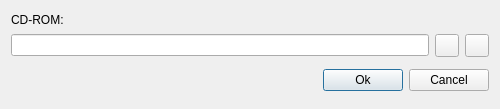
<?xml version="1.0" encoding="UTF-8"?>
<ui version="4.0">
 <class>ConfigureCdromDialog</class>
 <widget class="QDialog" name="ConfigureCdromDialog">
  <property name="geometry">
   <rect>
    <x>0</x>
    <y>0</y>
    <width>500</width>
    <height>109</height>
   </rect>
  </property>
  <property name="windowTitle">
   <string>Configure CD-ROM</string>
  </property>
  <layout class="QGridLayout" name="gridLayout">
   <item row="2" column="0" rowspan="2" colspan="4">
    <layout class="QHBoxLayout" name="horizontalLayout">
     <item>
      <spacer name="horizontalSpacer">
       <property name="orientation">
        <enum>Qt::Horizontal</enum>
       </property>
       <property name="sizeHint" stdset="0">
        <size>
         <width>175</width>
         <height>20</height>
        </size>
       </property>
      </spacer>
     </item>
     <item>
      <widget class="QPushButton" name="btnOk">
       <property name="text">
        <string>Ok</string>
       </property>
      </widget>
     </item>
     <item>
      <widget class="QPushButton" name="btnCancel">
       <property name="text">
        <string>Cancel</string>
       </property>
      </widget>
     </item>
    </layout>
   </item>
   <item row="1" column="3">
    <widget class="QToolButton" name="btnRemoveCdrom">
     <property name="text">
      <string/>
     </property>
     <property name="icon">
      <iconset resource="../../res/resource.qrc">
       <normaloff>:/images/edit-delete.png</normaloff>:/images/edit-delete.png</iconset>
     </property>
    </widget>
   </item>
   <item row="1" column="0" colspan="2">
    <widget class="QLineEdit" name="txtCdrom">
     <property name="enabled">
      <bool>true</bool>
     </property>
     <property name="readOnly">
      <bool>true</bool>
     </property>
    </widget>
   </item>
   <item row="1" column="2">
    <widget class="QToolButton" name="btnChooseCdrom">
     <property name="text">
      <string/>
     </property>
     <property name="icon">
      <iconset resource="../../res/resource.qrc">
       <normaloff>:/images/file-open_container_folder.png</normaloff>:/images/file-open_container_folder.png</iconset>
     </property>
    </widget>
   </item>
   <item row="0" column="0">
    <widget class="QLabel" name="lblCdrom">
     <property name="text">
      <string>CD-ROM:</string>
     </property>
    </widget>
   </item>
  </layout>
 </widget>
 <tabstops>
  <tabstop>txtCdrom</tabstop>
  <tabstop>btnChooseCdrom</tabstop>
  <tabstop>btnRemoveCdrom</tabstop>
  <tabstop>btnOk</tabstop>
  <tabstop>btnCancel</tabstop>
 </tabstops>
 <resources>
  <include location="../../res/resource.qrc"/>
 </resources>
 <connections>
  <connection>
   <sender>btnOk</sender>
   <signal>clicked()</signal>
   <receiver>ConfigureCdromDialog</receiver>
   <slot>accept()</slot>
   <hints>
    <hint type="sourcelabel">
     <x>241</x>
     <y>82</y>
    </hint>
    <hint type="destinationlabel">
     <x>199</x>
     <y>54</y>
    </hint>
   </hints>
  </connection>
  <connection>
   <sender>btnCancel</sender>
   <signal>clicked()</signal>
   <receiver>ConfigureCdromDialog</receiver>
   <slot>reject()</slot>
   <hints>
    <hint type="sourcelabel">
     <x>341</x>
     <y>82</y>
    </hint>
    <hint type="destinationlabel">
     <x>199</x>
     <y>54</y>
    </hint>
   </hints>
  </connection>
  <connection>
   <sender>btnChooseCdrom</sender>
   <signal>clicked()</signal>
   <receiver>ConfigureCdromDialog</receiver>
   <slot>slotChooseCdrom()</slot>
   <hints>
    <hint type="sourcelabel">
     <x>341</x>
     <y>47</y>
    </hint>
    <hint type="destinationlabel">
     <x>199</x>
     <y>54</y>
    </hint>
   </hints>
  </connection>
  <connection>
   <sender>btnRemoveCdrom</sender>
   <signal>clicked()</signal>
   <receiver>ConfigureCdromDialog</receiver>
   <slot>slotRemoveCdrom()</slot>
   <hints>
    <hint type="sourcelabel">
     <x>375</x>
     <y>47</y>
    </hint>
    <hint type="destinationlabel">
     <x>199</x>
     <y>54</y>
    </hint>
   </hints>
  </connection>
 </connections>
 <slots>
  <slot>slotChooseCdrom()</slot>
  <slot>slotRemoveCdrom()</slot>
 </slots>
</ui>
